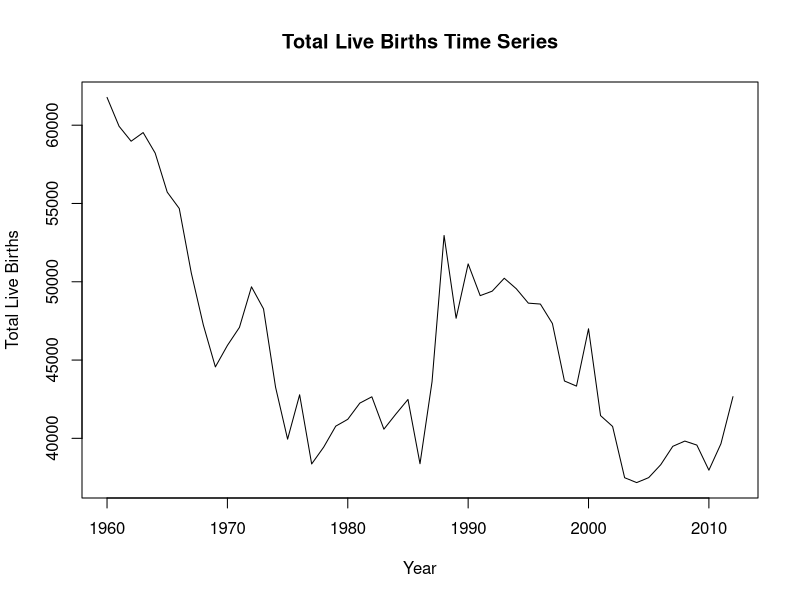
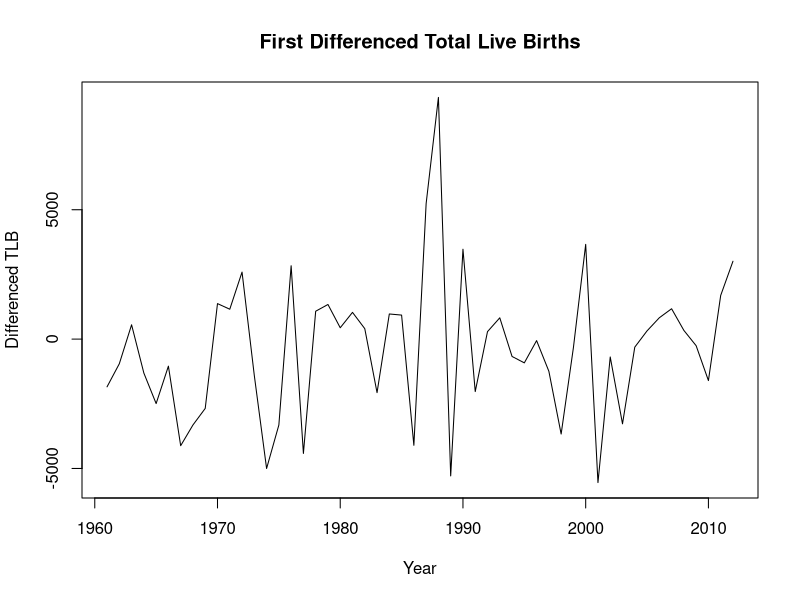
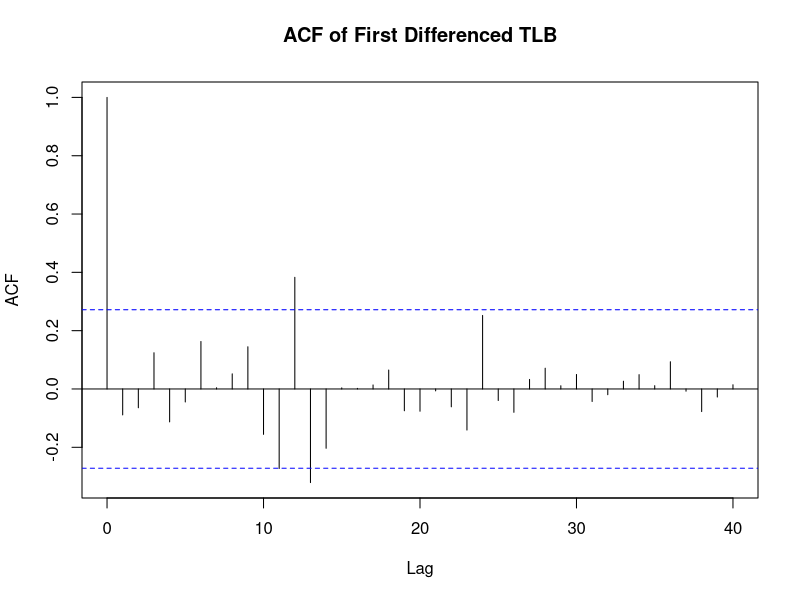
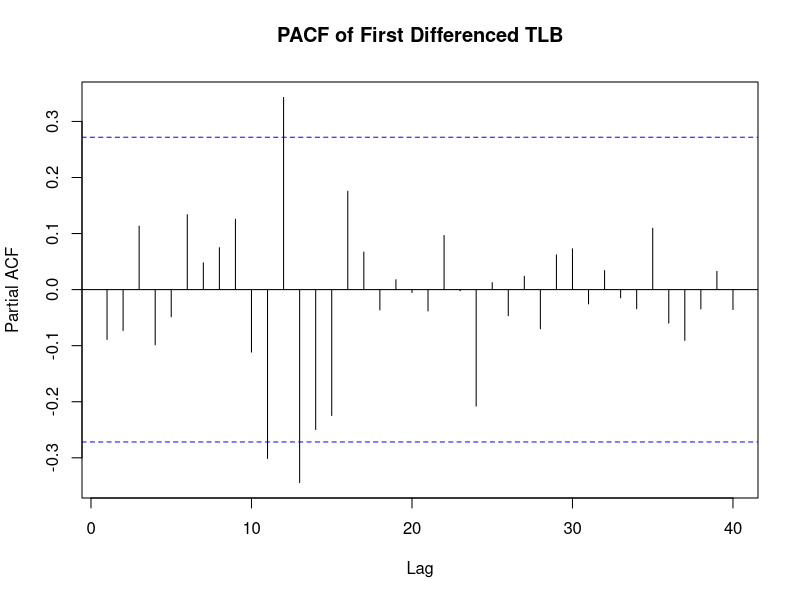
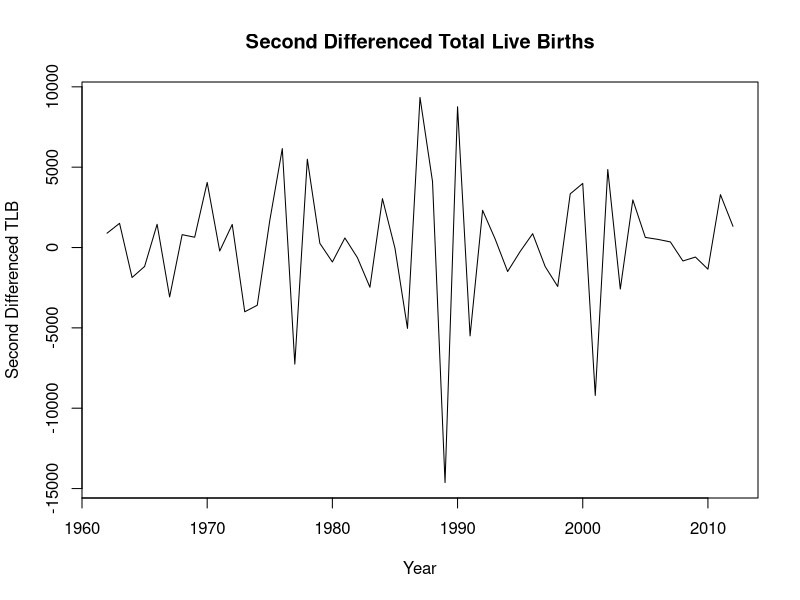
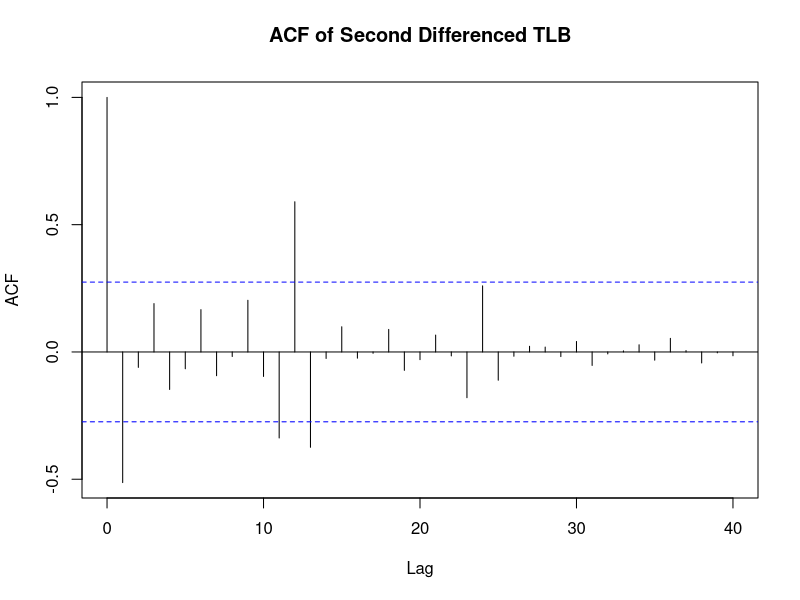
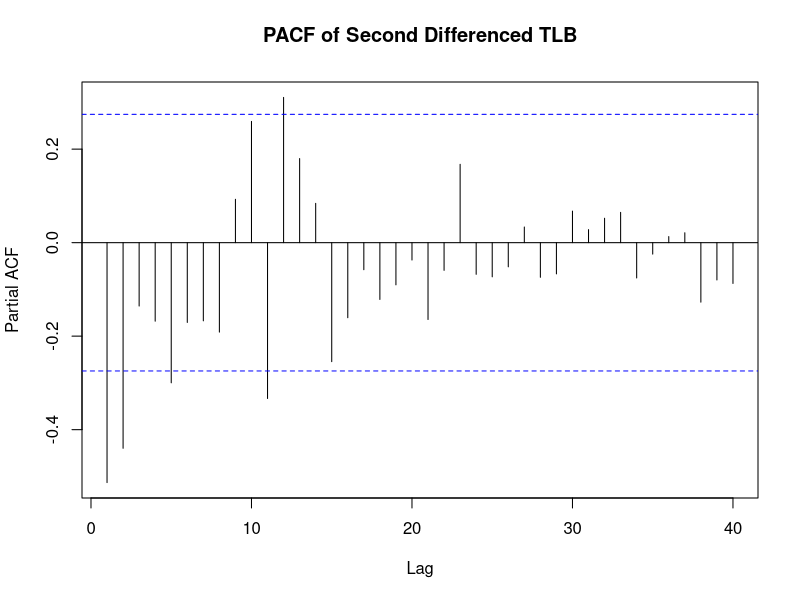

Write R code to recreate these figures, in order.
# TLB ARIMA MODEL SEARCH

library(forecast)

# LOAD CLEAN DATA

train <- read.csv("clean_data/train.csv")
test <- read.csv("clean_data/test.csv")

TLBa <- ts(train$TLB, start = 1960, frequency = 1)

dir.create("outputs/ts_plots/tlb", recursive = TRUE, showWarnings = FALSE)
dir.create("outputs/models/raw", recursive = TRUE, showWarnings = FALSE)
dir.create("processed_data", recursive = TRUE, showWarnings = FALSE)

# PLOT ORIGINAL SERIES

png("outputs/ts_plots/tlb/tlb_original_series.png", res = 300, width = 2000, height = 1400)
plot(TLBa, main = "Total Live Births Time Series", ylab = "Total Live Births", xlab = "Year")
dev.off()

# FIRST DIFFERENCING

diff_tlb <- diff(TLBa)

png("outputs/ts_plots/tlb/tlb_first_difference.png", res = 300, width = 2000, height = 1400)
plot(diff_tlb, main = "First Differenced Total Live Births", ylab = "Differenced TLB", xlab = "Year")
dev.off()

png("outputs/ts_plots/tlb/tlb_first_difference_acf.png", res = 300, width = 2000, height = 1400)
acf(diff_tlb, lag.max = 40, main = "ACF of First Differenced TLB")
dev.off()

png("outputs/ts_plots/tlb/tlb_first_difference_pacf.png", res = 300, width = 2000, height = 1400)
pacf(diff_tlb, lag.max = 40, main = "PACF of First Differenced TLB")
dev.off()

# SECOND DIFFERENCING

diff2_tlb <- diff(TLBa, differences = 2)

png("outputs/ts_plots/tlb/tlb_second_difference.png", res = 300, width = 2000, height = 1400)
plot(diff2_tlb, main = "Second Differenced Total Live Births", ylab = "Second Differenced TLB", xlab = "Year")
dev.off()

png("outputs/ts_plots/tlb/tlb_second_difference_acf.png", res = 300, width = 2000, height = 1400)
acf(diff2_tlb, lag.max = 40, main = "ACF of Second Differenced TLB")
dev.off()

png("outputs/ts_plots/tlb/tlb_second_difference_pacf.png", res = 300, width = 2000, height = 1400)
pacf(diff2_tlb, lag.max = 40, main = "PACF of Second Differenced TLB")
dev.off()

# TEST ARIMA MODELS

results <- data.frame()

model_counter <- 1

for (d in c(1, 2)) {
  
  for (p in 8:18) {
    
    for (q in 0:5) {
      
      if ((p + q) < 20) {
        
        model_name <- paste0("tlb_m", model_counter, "_ARIMA_", p, "_", d, "_", q)
        
        cat("\nTesting ", model_name, "\n")
        
        warning_messages <- character()
        
        model <- tryCatch(
          withCallingHandlers(
            arima(TLBa, order = c(p, d, q)),
            warning = function(w) {
              warning_messages <<- c(warning_messages, conditionMessage(w))
              invokeRestart("muffleWarning")
            }
          ),
          error = function(e) NULL
        )
        
        if (!is.null(model)) {
          
          aic <- AIC(model)
          
          lb <- Box.test(
            model$residuals,
            lag = 20,
            type = "Ljung-Box",
            fitdf = p + q
          )
          
          pred <- predict(model, n.ahead = nrow(test))
          
          forecast_values <- as.numeric(pred$pred)
          
          rmse <- sqrt(mean((test$TLB - forecast_values)^2))
          mae <- mean(abs(test$TLB - forecast_values))
          
          has_warning <- length(warning_messages) > 0
          
          warning_text <- ifelse(
            has_warning,
            paste(warning_messages, collapse = " | "),
            ""
          )
          
          results <- rbind(
            results,
            data.frame(
              model_name = model_name,
              p = p,
              d = d,
              q = q,
              parameter_count = p + q,
              AIC = aic,
              LjungBox_p = lb$p.value,
              RMSE = rmse,
              MAE = mae,
              has_warning = has_warning,
              warning_text = warning_text
            )
          )
          
          saveRDS(
            model,
            paste0("outputs/models/raw/", model_name, ".rds")
          )
          
          model_counter <- model_counter + 1
        }
      }
    }
  }
}

# SORT RESULTS

results <- results[order(results$RMSE, results$AIC), ]

write.csv(
  results,
  "processed_data/tlb_arima_model_search_results.csv",
  row.names = FALSE
)

# FILTER VALID MODELS

valid_results <- subset(
  results,
  LjungBox_p > 0.05 & has_warning == FALSE
)

valid_results <- valid_results[order(valid_results$RMSE, valid_results$AIC), ]

print(valid_results)

write.csv(
  valid_results,
  "processed_data/tlb_arima_valid_models.csv",
  row.names = FALSE
)

cat("\nTLB ARIMA model search complete.\n")
